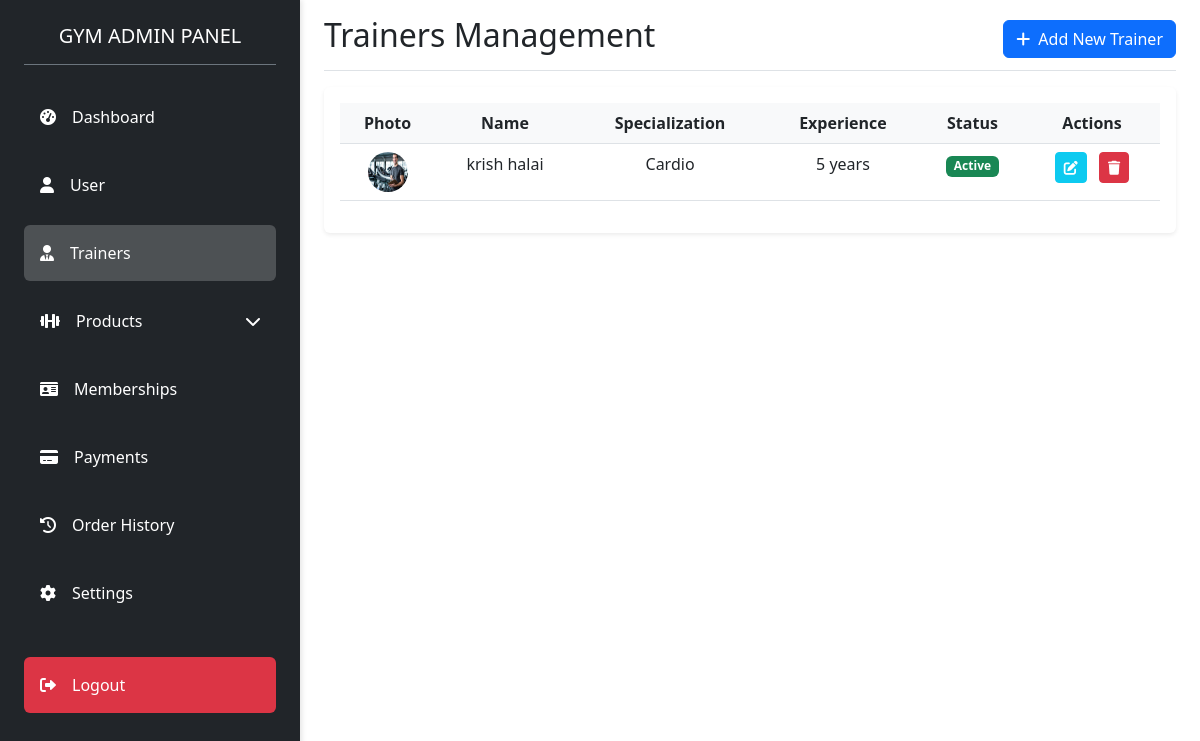
/adminPanel/trainers.php, run on the app's committed database.
### tables this page shows
CREATE TABLE `trainers` (
  `id` int NOT NULL,
  `first_name` varchar(100) NOT NULL,
  `last_name` varchar(100) NOT NULL,
  `email` varchar(150) NOT NULL,
  `specialization` varchar(100) NOT NULL,
  `experience` int NOT NULL,
  `photo` varchar(255) DEFAULT NULL,
  `status` enum('active','on-leave','terminated') DEFAULT 'active',
  `created_at` timestamp NULL DEFAULT CURRENT_TIMESTAMP
);

### adminPanel/trainers.php (the view, shortened to what this page needs)
<?php
include 'db_connection.php';
$trainers = [];
$sql = "SELECT * FROM trainers";
$result = mysqli_query($conn, $sql);
while($row = mysqli_fetch_assoc($result)) {
    $trainers[] = $row;
}
?>
<!DOCTYPE html>
<html lang="en">
<head>
    <link href="https://cdn.jsdelivr.net/npm/bootstrap@5.3.0/dist/css/bootstrap.min.css" rel="stylesheet">
    <link rel="stylesheet" href="https://cdnjs.cloudflare.com/ajax/libs/font-awesome/6.0.0/css/all.min.css">
</head>
<body>
    <?php include 'sidebar.php'; ?>
    <div class="container-fluid">
        <div class="row">
            <main class="col-md-12 px-md-4">
                <div class="d-flex justify-content-between flex-wrap flex-md-nowrap align-items-center pt-3 pb-2 mb-3 border-bottom">
                    <h1 class="h2">Trainers Management</h1>
                    <div class="btn-toolbar mb-2 mb-md-0">
                        <button type="button" class="btn btn-primary" data-bs-toggle="modal" data-bs-target="#addTrainerModal">
                            <i class="fas fa-plus me-2"></i>Add New Trainer
                        </button>
                    </div>
                </div>
                <div class="card">
                    <div class="card-body">
                        <div class="table-responsive">
                            <table class="table table-hover text-center">
                                <thead>
                                    <tr>
                                        <th>Photo</th>
                                        <th>Name</th>
                                        <th>Specialization</th>
                                        <th>Experience</th>
                                        <th>Status</th>
                                        <th>Actions</th>
                                    </tr>
                                </thead>
                                <tbody>
                                    <?php foreach ($trainers as $trainer): ?>
                                    <tr>
                                        <td>
                                            <img src="../image/trainers/<?= $trainer['photo'] ?>"
                                                 class="rounded-circle" style="width:40px;height:40px;">
                                        </td>
                                        <td><?= $trainer['first_name'] . ' ' . $trainer['last_name'] ?></td>
                                        <td><?= $trainer['specialization'] ?></td>
                                        <td><?= $trainer['experience'] ?> years</td>
                                        <td>
                                            <span class="badge bg-<?=
                                                ($trainer['status'] == 'active') ? 'success' :
                                                (($trainer['status'] == 'on-leave') ? 'warning' : 'danger');
                                            ?>">
                                                <?= ucfirst($trainer['status']) ?>
                                            </span>
                                        </td>
                                        <td>
                                            <a href="trainers.php?edit=<?= $trainer['id'] ?>" class="btn btn-sm btn-info me-2">
                                                <i class="fas fa-edit"></i>
                                            </a>
                                            <form action="trainers.php" method="POST" style="display:inline;">
                                                <button type="submit" name="delete_trainer" class="btn btn-sm btn-danger"
                                                        onclick="return confirm('Are you sure you want to delete this trainer?')">
                                                    <i class="fas fa-trash"></i>
                                                </button>
                                            </form>
                                        </td>
                                    </tr>
                                    <?php endforeach; ?>
                                </tbody>
                            </table>
                        </div>
                    </div>
                </div>
            </main>
        </div>
    </div>
</body>
</html>

### adminPanel/sidebar.php (style rules this page uses)
body { display: flex; }

### adminPanel/trainers.php (style rules this page uses)
.card { border: none; box-shadow: 0 0.125rem 0.25rem rgba(0, 0, 0, 0.075); margin-bottom: 1.5rem; }
.table th { font-weight: 600; background-color: #f8f9fa; }
.btn-info { color: #fff; background-color: #0dcaf0; border-color: #0dcaf0; }

### data on the page
trainers: photo (picture), first_name "krish", last_name "halai", specialization "Cardio", experience "5", status "Active"
